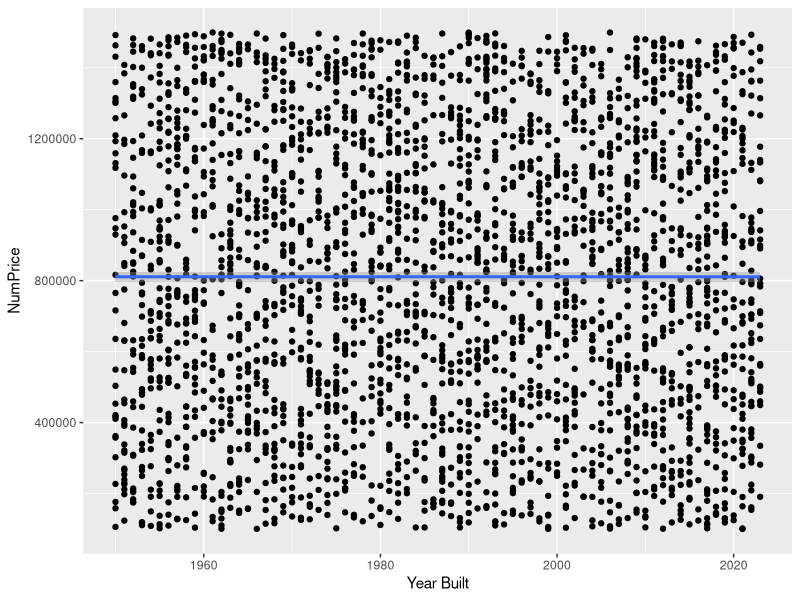

Reproduce this figure in R.
## ---- chunk 1
library(tidyverse)
## ---- chunk 2
dados <- read_csv("us_house_Sales_data.csv")
dados
## ---- chunk 3
class(dados)
## ---- chunk 4
dados_tibbles <- tribble(
  ~a, ~b, ~c,
   1,  2,  3,
)
dados_tibbles
## ---- chunk 5
filter(dados, State == 'CA')
## ---- chunk 6
dados |>
  filter(State == 'CA' & `Property Type` == 'Condo')
## ---- chunk 7
dados |>
  filter(State == 'CA' & `Property Type` == 'Condo') |>
  select(Price)
## ---- chunk 8
dados <- dados |>
  mutate(NumPrice = str_remove_all(Price, '[^0-9]')) |>
  mutate(NumPrice = as.numeric(NumPrice))
dados
## ---- chunk 9
dados |>
  group_by(State) |>
  summarise(MeanPrice = mean(NumPrice))
## ---- chunk 10
dados |>
  mutate(NumArea = as.numeric(str_remove_all(`Area (Sqft)`, '[^0-9]'))) |>
  ggplot(aes(x = `Year Built`, y = NumPrice)) +
    geom_point() +
    geom_smooth()
